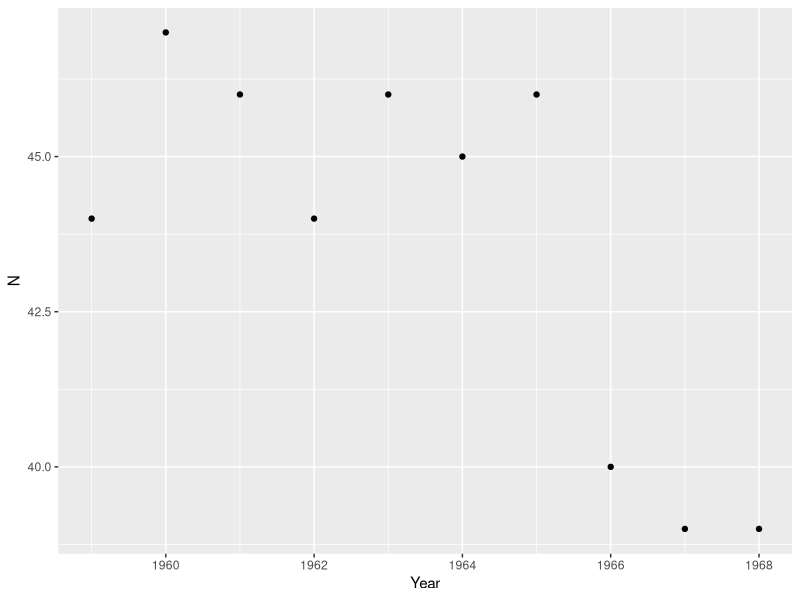
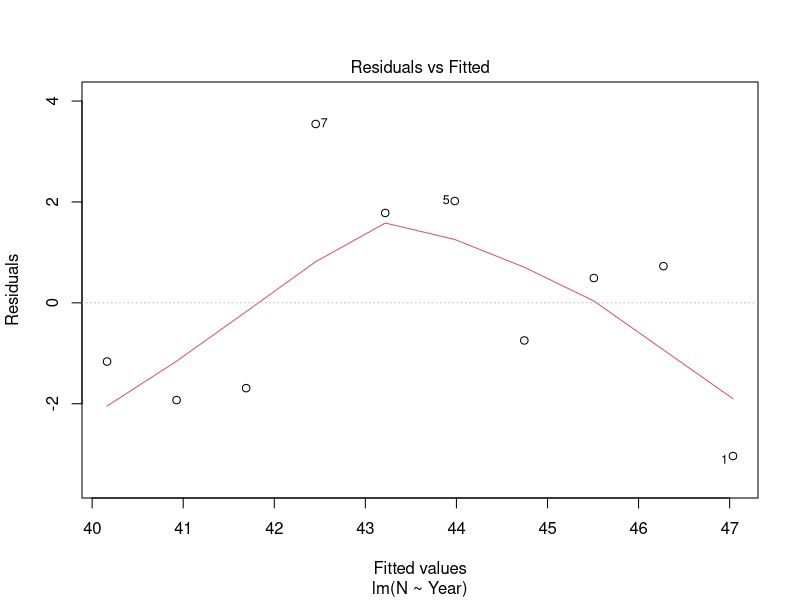
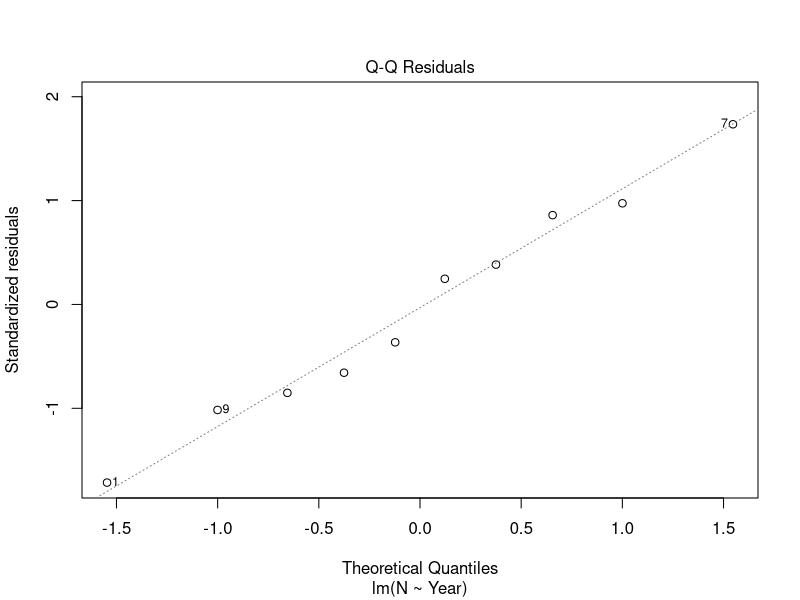
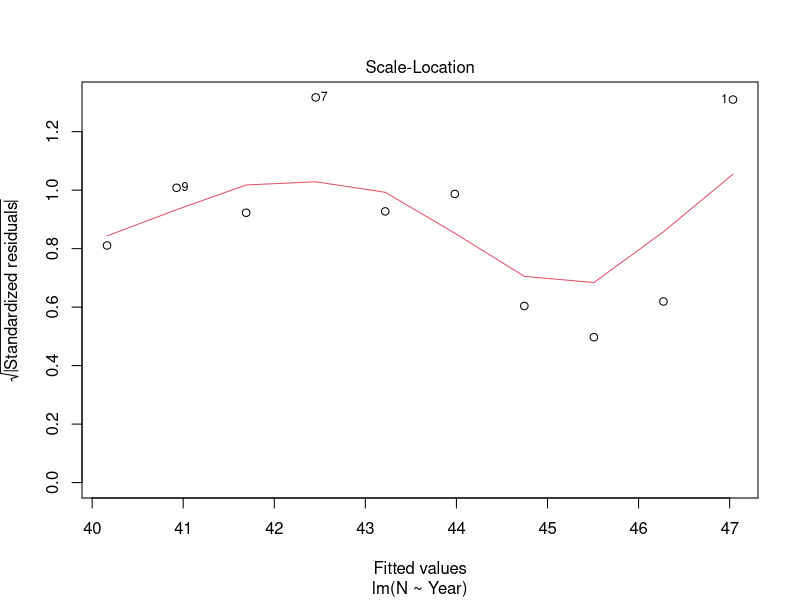
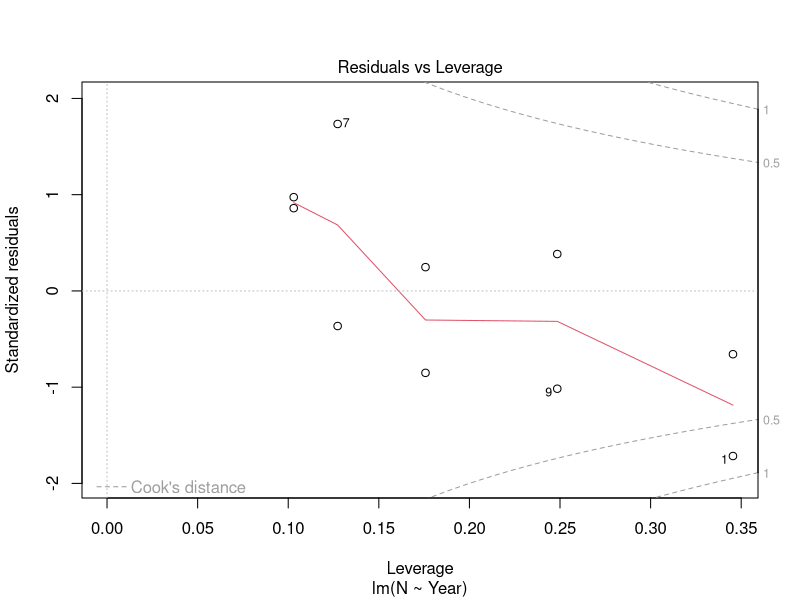
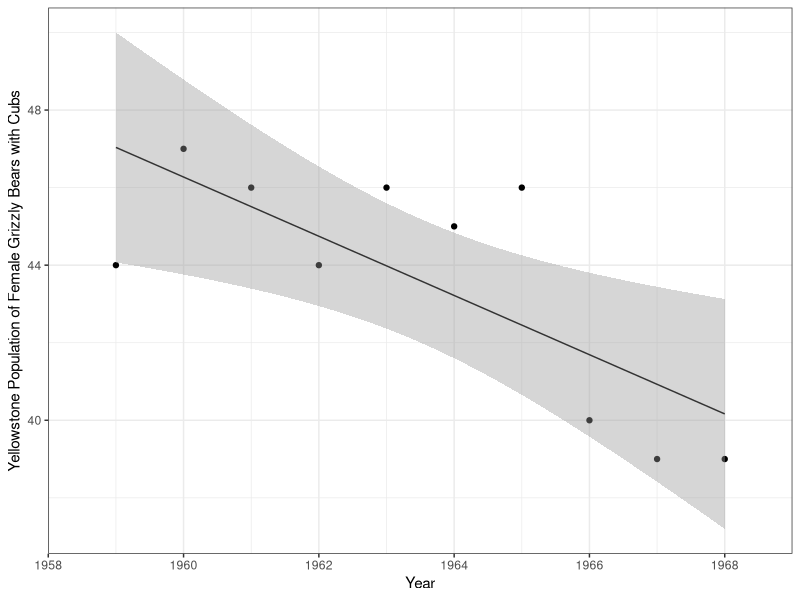
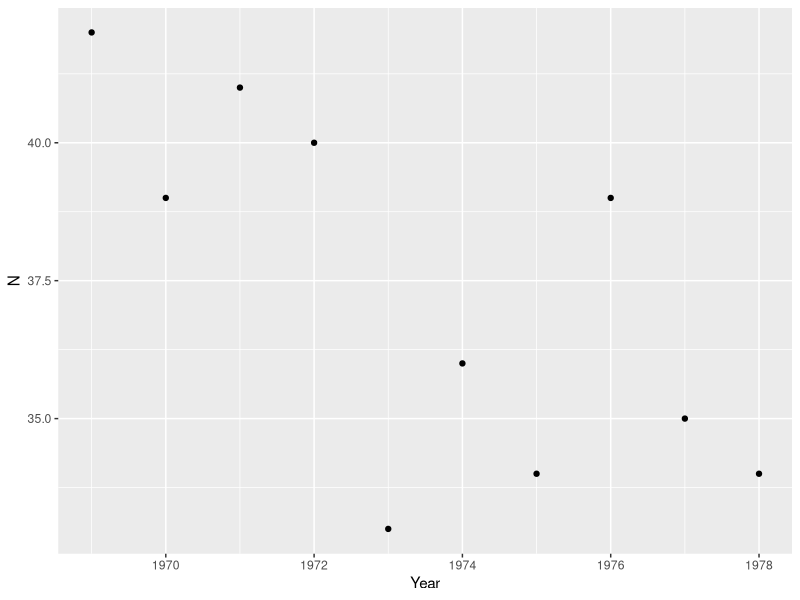
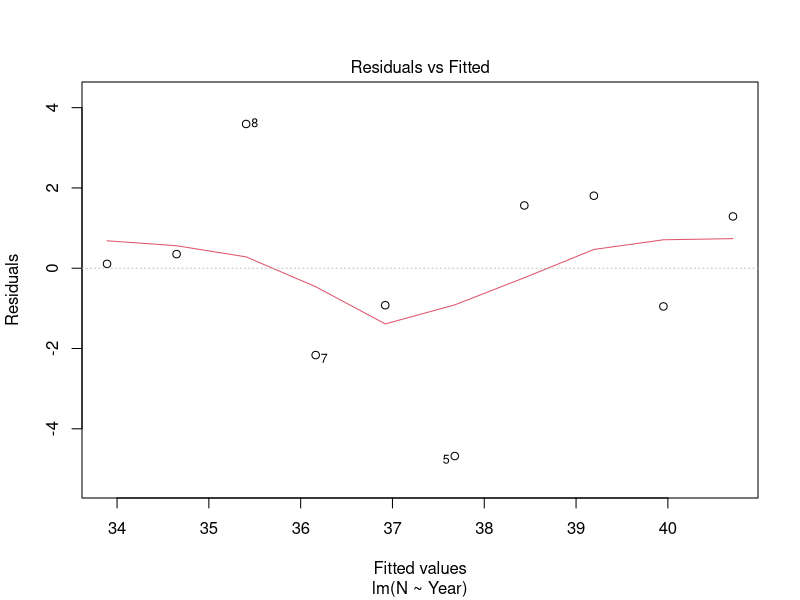

Recreate these plots in R, in order.
## ---- chunk 1
knitr::opts_chunk$set(echo = TRUE)
## ---- chunk 2

# Load necessary packages
suppressMessages(library(tidyverse))
library(broom)

## ---- chunk 3

# Read in data for Eureka dune grass (Swallenia alexandrae) on Saline Dune
swallenia <- read.csv("Swallenia.csv")

# Use two-sample t-test to assess whether and how mean abundance changed from 2009 to 2010
swallenia_t <- t.test(swallenia$count_2009, swallenia$count_2010, var.equal = TRUE)

swallenia_t

# Null hypothesis: true difference in means is equal to 0
# Alternative hypothesis: true difference in means is not equal to 0
# Since p > alpha (0.42 > 0.05), we retain the null hypothesis

## ---- chunk 4

# Do a paired t-test
swallenia_tpaired <- t.test(swallenia$count_2009, swallenia$count_2010, paired = TRUE)

swallenia_tpaired

# Null hypothesis: true difference in means is equal to 0
# Alternative hypothesis: true difference in means is not equal to 0
# Since p < alpha (0.03 < 0.05), we reject the null hypothesis

## ---- chunk 5

# Read in grizzly data
grizzlydata <- read.csv("grizzlydata.csv")

# Did the grizzly bear population decline over the period of 1959 - 1968?

# Filter grizzly data to only include years 1959 - 1968
grizzly1959_1968 <- grizzlydata %>% 
  filter(between(Year, 1959, 1968))
  
grizzly1959_1968_summarize <- grizzly1959_1968 %>% 
  summarize(
    mean1959_1968 = round(mean(N), 2), # Mean = 43.6
    sd1959_1968 = sd(mean(N), 2), # SD = NA
    samplesize1959_1968 = length(N), # Sample size = 10
  )

# Create exploratory scatterplot
gg_grizzly1959_1968 <- ggplot(grizzly1959_1968, aes(x = Year, y = N)) +
  geom_point()

gg_grizzly1959_1968
# It looks like the trend is generally a negative linear relationship. However, it seems the population was relatively stable from 1959 to 1965, but it drastically declined after 1965. Overall though, it looks like a linear relationship between grizzly bear population and year makes sense.

# Run linear regression model to describe the trend in grizzly bear population from 1959 - 1968
grizzly1959_1968_lm <- lm(N ~ Year, data = grizzly1959_1968)

grizzly1959_1968_lm
# y = -0.7636x + 1543
# Grizzly population = -0.7636(Year) + 1543

# Explore model fit and signifiance
summary(grizzly1959_1968_lm)

# Get model outputs in table form
grizzly1959_1968_lm_tidy <- broom::tidy(grizzly1959_1968_lm)
grizzly1959_1968_lm_tidy

# Get the intercept:
grizzly1959_1968_int <- grizzly1959_1968_lm_tidy$estimate[1]
grizzly1959_1968_int
# 1543

# Get the Year coefficient:
grizzly1959_1968_coef <- grizzly1959_1968_lm_tidy$estimate[2]
grizzly1959_1968_coef
# -0.7636

# Metrics at a glance:
grizzly1959_1968_lm_out <- broom::glance(grizzly1959_1968_lm)
grizzly1959_1968_lm_out

# Check diagnostic plots
plot(grizzly1959_1968_lm)

# Find Pearson's r for correlation:
grizzly1959_1968_cor <- cor.test(grizzly1959_1968$N, grizzly1959_1968$Year)
grizzly1959_1968_cor
# r = -0.7462 (strong negative correlation)
# Correlation is significantly non-zero (p = 0.01 < 0.05)

## ---- chunk 6

# Prepare final graph of the linear regression model with the original data, model, and 95% confidence interval for predictions
grizzly1959_1968_graph <- ggplot(grizzly1959_1968, aes(x = Year, y = N)) +
  geom_point() +
  geom_smooth(method = lm, se = TRUE, size = 0.5, color = "gray20") +
  theme_bw() +
  scale_x_continuous(expand = c(0,0), limits = c(1958, 1969)) +
  labs(x = "Year", y = "Yellowstone Population of Female Grizzly Bears with Cubs")

grizzly1959_1968_graph

## ---- chunk 7

# Filter grizzly data to only include years 1969 - 1978
grizzly1969_1978 <- grizzlydata %>% 
  filter(between(Year, 1969, 1978))

# Create exploratory scatterplot
gg_grizzly1969_1978 <- ggplot(grizzly1969_1978, aes(x = Year, y = N)) +
  geom_point()

gg_grizzly1969_1978
# Overall, it looks like the trend is generally a negative linear relationship. However, there are some outliers on both ends.

# Perform linear regression to describe the trend in grizzly bear population from 1959 - 1968
grizzly1969_1978_lm <- lm(N ~ Year, data = grizzly1969_1978)

grizzly1969_1978_lm
# Grizzly population = -0.7576(Year) + 1532.38

# Explore model fit and signifiance
summary(grizzly1969_1978_lm)

# Get model outputs in table form
grizzly1969_1978_lm_tidy <- broom::tidy(grizzly1969_1978_lm)
grizzly1969_1978_lm_tidy

# Get the intercept:
grizzly1969_1978_int <- grizzly1969_1978_lm_tidy$estimate[1]
grizzly1969_1978_int
# 1532.376

# Get the Year coefficient:
grizzly1969_1978_coef <- grizzly1969_1978_lm_tidy$estimate[2]
grizzly1969_1978_coef
# -0.7575758

# Metrics at a glance:
grizzly1969_1978_lm_out <- broom::glance(grizzly1969_1978_lm)
grizzly1969_1978_lm_out

# Check diagnostic plots
plot(grizzly1969_1978_lm)

# Find Pearson's r for correlation:
grizzly1969_1978_cor <- cor.test(grizzly1969_1978$N, grizzly1969_1978$Year)
grizzly1969_1978_cor
# r = -0.701926 (strong negative correlation)
# Correlation is significantly non-zero (p = 0.02 < 0.05)

## ---- chunk 8

# Prepare final graph of the linear regression model with the original data, model, and 95% confidence interval for predictions
grizzly1969_1978_graph <- ggplot(grizzly1969_1978, aes(x = Year, y = N)) +
  geom_point() +
  geom_smooth(method = lm, se = TRUE, size = 0.5, color = "gray20") +
  theme_bw() +
  scale_x_continuous(expand = c(0,0), limits = c(1968, 1979)) +
  labs(x = "Year", y = "Yellowstone Population of Female Grizzly Bears with Cubs")

grizzly1969_1978_graph

## ---- chunk 9

# Filter grizzly data to only include years 1978 - 1997
grizzly1978_1997 <- grizzlydata %>% 
  filter(between(Year, 1978, 1997))

# Create exploratory scatterplot
gg_grizzly1978_1997 <- ggplot(grizzly1978_1997, aes(x = Year, y = N)) +
  geom_point()

gg_grizzly1978_1997
# Overall, it looks like the trend is generally a positive linear relationship.

# Perform linear regression to describe the trend in grizzly bear population from 1959 - 1968
grizzly1978_1997_lm <- lm(N ~ Year, data = grizzly1978_1997)

grizzly1978_1997_lm
# Grizzly population = 3.07(Year) - 6043.13

# Explore model fit and significance
summary(grizzly1978_1997_lm)

# Get model outputs in table form
grizzly1978_1997_lm_tidy <- broom::tidy(grizzly1978_1997_lm)
grizzly1978_1997_lm_tidy

# Get the intercept:
grizzly1978_1997_int <- grizzly1978_1997_lm_tidy$estimate[1]
grizzly1978_1997_int
# -6043.126

# Get the Year coefficient:
grizzly1978_1997_coef <- grizzly1978_1997_lm_tidy$estimate[2]
grizzly1978_1997_coef
# 3.069925

# Metrics at a glance:
grizzly1978_1997_lm_out <- broom::glance(grizzly1978_1997_lm)
grizzly1978_1997_lm_out

# Check diagnostic plots
plot(grizzly1978_1997_lm)

# Find Pearson's r for correlation:
grizzly1978_1997_cor <- cor.test(grizzly1978_1997$N, grizzly1978_1997$Year)
grizzly1978_1997_cor
# r = 0.9243827 (strong positive correlation)
# Correlation is significantly non-zero (p < 0.001 < 0.05)

## ---- chunk 10

# Prepare final graph of the linear regression model with the original data, model, and 95% confidence interval for predictions
grizzly1978_1997_graph <- ggplot(grizzly1978_1997, aes(x = Year, y = N)) +
  geom_point() +
  geom_smooth(method = lm, se = TRUE, size = 0.5, color = "gray20") +
  theme_bw() +
  scale_x_continuous(expand = c(0,0), limits = c(1977, 1998)) +
  labs(x = "Year", y = "Yellowstone Population of Female Grizzly Bears with Cubs")

grizzly1978_1997_graph

